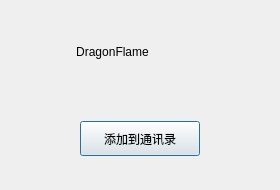
<?xml version="1.0" encoding="UTF-8"?>
<ui version="4.0">
 <class>FindSuccessDlg</class>
 <widget class="QDialog" name="FindSuccessDlg">
  <property name="geometry">
   <rect>
    <x>0</x>
    <y>0</y>
    <width>280</width>
    <height>190</height>
   </rect>
  </property>
  <property name="minimumSize">
   <size>
    <width>280</width>
    <height>190</height>
   </size>
  </property>
  <property name="maximumSize">
   <size>
    <width>280</width>
    <height>190</height>
   </size>
  </property>
  <property name="windowTitle">
   <string>Dialog</string>
  </property>
  <layout class="QVBoxLayout" name="verticalLayout">
   <item>
    <widget class="QWidget" name="widget" native="true">
     <layout class="QHBoxLayout" name="horizontalLayout">
      <item>
       <widget class="QLabel" name="head_lb">
        <property name="minimumSize">
         <size>
          <width>50</width>
          <height>50</height>
         </size>
        </property>
        <property name="maximumSize">
         <size>
          <width>50</width>
          <height>50</height>
         </size>
        </property>
        <property name="text">
         <string/>
        </property>
       </widget>
      </item>
      <item>
       <widget class="QLabel" name="name_lb">
        <property name="text">
         <string>DragonFlame</string>
        </property>
        <property name="alignment">
         <set>Qt::AlignCenter</set>
        </property>
       </widget>
      </item>
      <item>
       <spacer name="horizontalSpacer">
        <property name="orientation">
         <enum>Qt::Horizontal</enum>
        </property>
        <property name="sizeHint" stdset="0">
         <size>
          <width>40</width>
          <height>20</height>
         </size>
        </property>
       </spacer>
      </item>
     </layout>
    </widget>
   </item>
   <item>
    <widget class="QWidget" name="widget_2" native="true">
     <layout class="QHBoxLayout" name="horizontalLayout_2">
      <item>
       <widget class="ClickedBtn" name="add_friend_btn">
        <property name="minimumSize">
         <size>
          <width>120</width>
          <height>35</height>
         </size>
        </property>
        <property name="maximumSize">
         <size>
          <width>120</width>
          <height>35</height>
         </size>
        </property>
        <property name="text">
         <string>添加到通讯录</string>
        </property>
       </widget>
      </item>
     </layout>
    </widget>
   </item>
  </layout>
 </widget>
 <customwidgets>
  <customwidget>
   <class>ClickedBtn</class>
   <extends>QPushButton</extends>
   <header location="global">clickedbtn.h</header>
  </customwidget>
 </customwidgets>
 <resources/>
 <connections/>
</ui>
